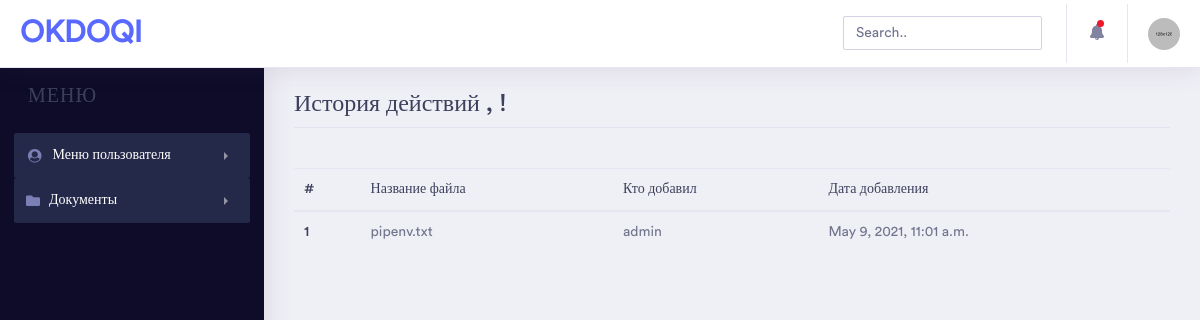
Before: /home/history/ with the older database file.
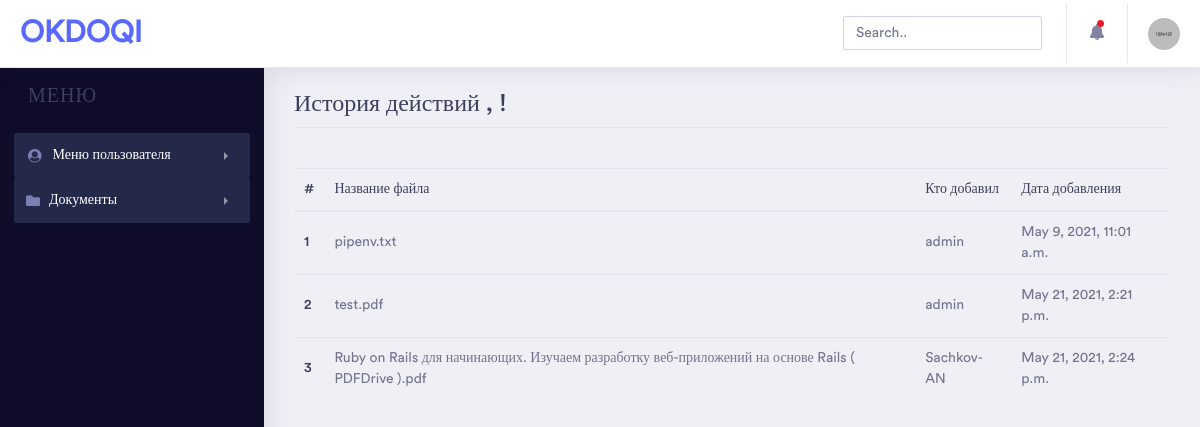
After: the same page with the newer database file.
### home/models.py (models this page shows, shortened)
class add_Doc(models.Model):
    title = models.CharField('Наименование документа',max_length=150)
    user_upload = models.CharField('Добавил',max_length=150,null=True)
    create_datetime = models.DateTimeField(('Дата добавления'), auto_now=False, auto_now_add=True)
    action_name = models.CharField(("Действие"), max_length=50,default="")
    file_url = models.CharField(("Ссылка на документ"), max_length=50,default="")

### home/views.py (the view)
# urls.py: path('home/history/', views.history,name='history'),
def history(request):
    history_add_doc = add_Doc.objects.all()
    return render(request,'home/history.html', {'history_add_doc': history_add_doc})

### templates/home/history.html (shortened to what this page needs)
 {% extends 'base_home.html' %} &nbsp;
 {%block menuname%}История действий , {{ request.user.first_name }} {{ request.user.last_name }} !{%endblock%}
 {% block content %}
{% load static %}
<table class="table">
<thead>
    <tr>
      <th scope="col">#</th>
      <th scope="col">Название файла</th>
      <th scope="col">Кто добавил</th>
      <th scope="col">Дата добавления</th>
    </tr>
  </thead>
  <tbody>
  {%for el in history_add_doc %}
    <tr>
      <th scope="row">{{el.id}}</th>
      <td>{{el.title}}</td>
      <td>{{el.user_upload}}</td>
      <td>{{el.create_datetime}}</td>
    </tr>
     {%endfor%}
      </tbody>
</table>
 {% endblock  %}

Changed rows visible on the page:
added add_Doc: id "2", title "test.pdf", user_upload "admin", create_datetime "May 21, 2021, 2:21 p.m."
added add_Doc: id "3", title "Ruby on Rails для начинающих. Изучаем разработку веб-приложений на основе Rails ( PDFDrive ).pdf", user_upload "Sachkov-AN", create_datetime "May 21, 2021, 2:24 p.m."
